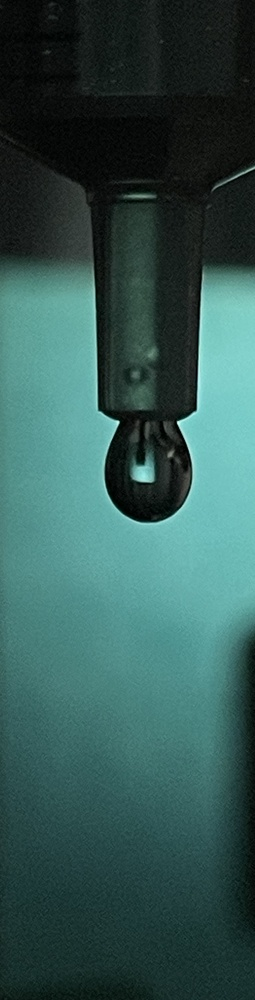
#> input picture pendant-drop/1.jpg, 255 x 1000 px, shrunk from 1030 x 4032 before the run
$ jupyter execute '液滴轮廓检测.ipynb'
#> lines starting #> are read from the running program, lines starting #| are printed output that depends on the picture; after the words box and inside, x2 and y2 are one past the last pixel; in counts of white or black regions, pixels touching at a corner belong together; long printed decimals are rounded
[cell 1]
import cv2
import numpy as np
import matplotlib.pyplot as plt
from pathlib import Path
from utils import *

# 通过凹缺陷检测的方法找到液滴曲线的范围

[cell 2]
#读取原3通道图像，转换成灰度格式
img1_3ch=cv2.imread('1.jpg')
#> img1_3ch is the input picture: shape (1000, 255, 3); mean B, G, R 83.8, 87.6, 51.7
img1=cv2.cvtColor(img1_3ch,cv2.COLOR_BGR2GRAY)
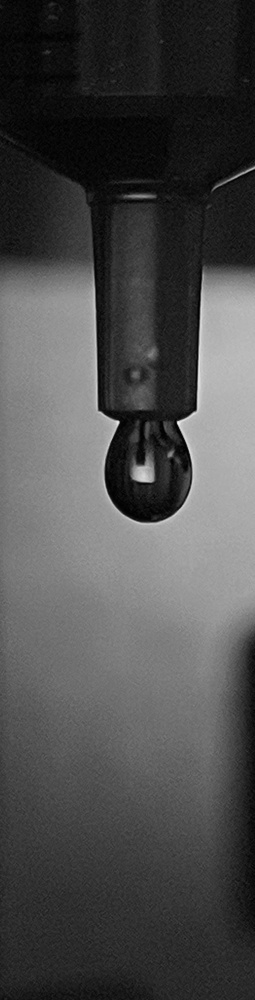
#> img1: shape (1000, 255); min 0, max 242, mean 76.4
print('image size: ',img1.shape)
#| image size:  (1000, 255)

[cell 3]
plt.imshow(img1,cmap='gray')
plt.axis('off')
plt.show()

[cell 4]
# 高斯模糊，并用Canny找轮廓
bl=cv2.GaussianBlur(img1,(9,9),4)
ca=cv2.Canny(bl,50,60)
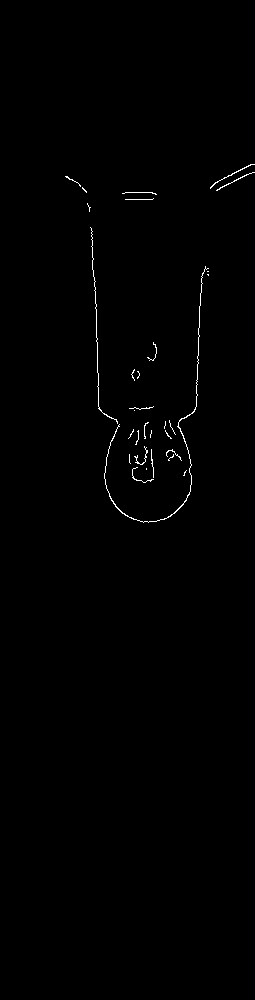
#> ca: shape (1000, 255); 0.49% white in thin lines or dots, all inside (x1, y1, x2, y2) = (65, 164, 255, 523)
threshed=cv2.dilate(ca,(15,15),iterations=5)
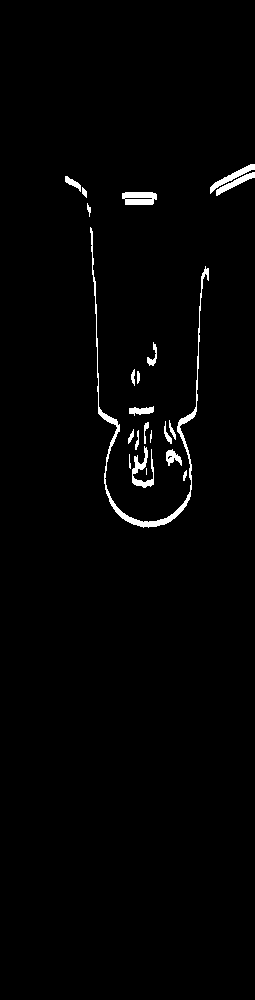
#> threshed: shape (1000, 255); 1.5% white; 22 white regions (2 under 20 px)
plt.imshow(threshed,cmap='gray')
plt.show()

[cell 5]
# 用findContour读取连续轮廓坐标，并找到最长的那一条
cnts,hier=cv2.findContours(threshed,cv2.RETR_EXTERNAL,cv2.CHAIN_APPROX_SIMPLE)
#> cnts = 22 contours, 6 with area under 20; largest, box (x1, y1, x2, y2) and area: (90, 227, 209, 528) 1044, (122, 192, 157, 205) 368, (132, 446, 154, 488) 256, (210, 164, 255, 194) 240, (216, 172, 255, 196) 204
denoised=threshed.copy()
lengths=np.zeros(len(cnts))
#> lengths = 22 values from 0 to 0
for t,c in enumerate(cnts):
    lengths[t]=cv2.arcLength(c,False)
#> this loop made 22 passes
#> c on passes 2, 19: [[146, 468], [146, 474]], [[82, 187], [82, 193], [86, 197], [86, 191]]
#> after the loop, lengths = 22 values, max 1331.8 at index 15, min 6 at index 1, mean 110
Curve=cnts[np.argmax(lengths)]
#> Curve = contour of 393 points, box (x1, y1, x2, y2) (90, 227, 209, 528), area 1044

[cell 6]
# 展示查找结果
img_contour=img1_3ch.copy()
img_contour=cv2.drawContours(img_contour,[Curve],-1,(0,255,0),4)
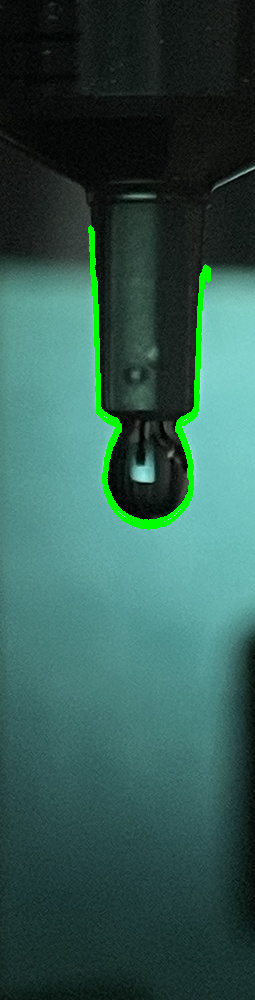
#> img_contour: shape (1000, 255, 3); 1.6% of pixels changed, all inside (x1, y1, x2, y2) = (88, 225, 211, 530)

b,g,r=cv2.split(img_contour)
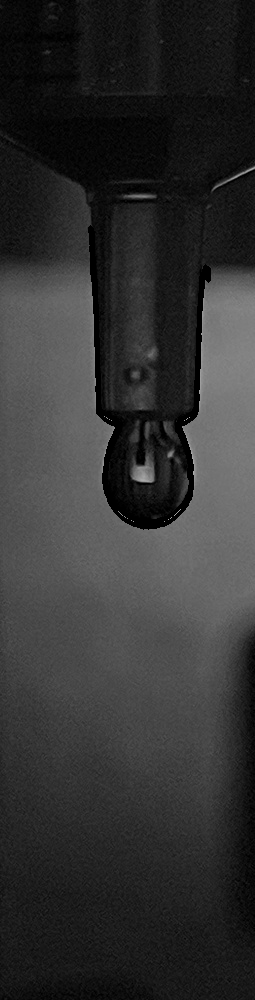
#> r: shape (1000, 255); min 0, max 172, mean 50.5
img_contour=cv2.merge([r,g,b])

fig=plt.figure(figsize=(8,6))
plt.imshow(img_contour)
plt.axis('off')
plt.savefig('./CurveDetected')
plt.show()

[cell 7]
#原图像分辨率较高，得到的轮廓点过于密集，为节省计算资源，做down-sampling
original_length=len(Curve)
#> original_length = 393
choice=np.linspace(0,original_length,
                   1000 if original_length>1000 else original_length,
                   endpoint=False,dtype=np.int32)
#> choice = 393 values from 0 to 392


print('Down-sampling 之前的曲线点数：',len(Curve))
#| Down-sampling 之前的曲线点数： 393
Curve=Curve[choice]
print('Down-sampling 之后的曲线点数：',len(Curve))
#| Down-sampling 之后的曲线点数： 393

[cell 8]
#contour的坐标纵轴以下方为正，所以其中纵坐标最大的点就是液滴的底点

#contour的储存顺序为逆时针，所以在数组中，底点之后的一些点为右半轮廓，底点之前的一些点为左半轮廓

#PointsNUM=int(Curve.shape[0]*0.4)
tip_index=np.argmax(Curve[::,0,1])
#> tip_index = 99
print('液滴底点index：',tip_index)
#| 液滴底点index： 99

#为凹缺陷检测制作凸包
hull_points=cv2.convexHull(Curve,returnPoints=True)
#> hull_points = contour of 27 points, box (x1, y1, x2, y2) (90, 227, 209, 528), area 27652
hull_indices=cv2.convexHull(Curve,returnPoints=False)
#> hull_indices = 27 values, max 203 at index 0, min 0 at index 26, mean 96.07
hull_indices[::-1].sort(axis=0)

[cell 9]
convexDefects=cv2.convexityDefects(Curve,hull_indices)
#> convexDefects = 23 rows, first 6: [203, 0, 298, 67174], [1, 22, 15, 611], [22, 24, 23, 244], [24, 64, 37, 4540], [64, 66, 65, 210], [66, 68, 67, 186]
convexDef_length=convexDefects[::,0,1]-convexDefects[::,0,0]
#> convexDef_length = 23 values, max 71 at index 21, min -203 at index 0, mean -0.174
# (convexDef_indices,)=np.where(convexDef_length>50)
convexDef_indices=np.argsort(convexDef_length)[-3:-1]
#> convexDef_indices = [1, 3]

convexDef_length
#> Out has the same summary as convexDef_length

[cell 10]
# 取出左右分界点。这里算法我没完善好，得人工判断。
# 上面cell的输出，较大的接近的两个值即是两个分界点
# 把人工选出的两个位置输入在这
a=2 # 第二个
b=-2 # 倒数第三个

a = min(a, convexDefects.shape[0] - 1)
#> a = 2
b = min(b, convexDefects.shape[0] - 1)
#> b = -2
left_index,right_index=convexDefects[[a,b],0,2]
#> left_index = 23; right_index = 156

print('左分界点的index: ',left_index)
#| 左分界点的index:  23
print('右分界点的index: ',right_index)
#| 右分界点的index:  156

[cell 11]
# 展示分割结果
img_contour=img1_3ch.copy()
img_contour=cv2.drawContours(img_contour,[Curve],-1,(0,255,0),25)
img_contour=cv2.drawContours(img_contour,[hull_points],-1,(255,40,85),25)
img_contour=cv2.circle(img_contour,Curve[left_index].squeeze(),20,color=(0,80,255),thickness=-1)
img_contour=cv2.circle(img_contour,Curve[right_index].squeeze(),20,color=(0,80,255),thickness=-1)
b,g,r=cv2.split(img_contour)
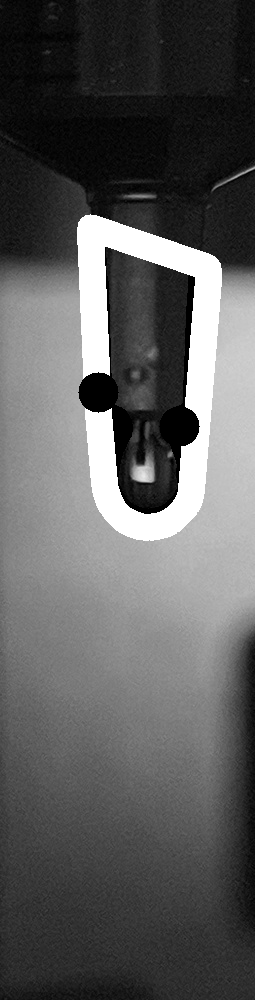
#> b: shape (1000, 255); min 0, max 255, mean 93
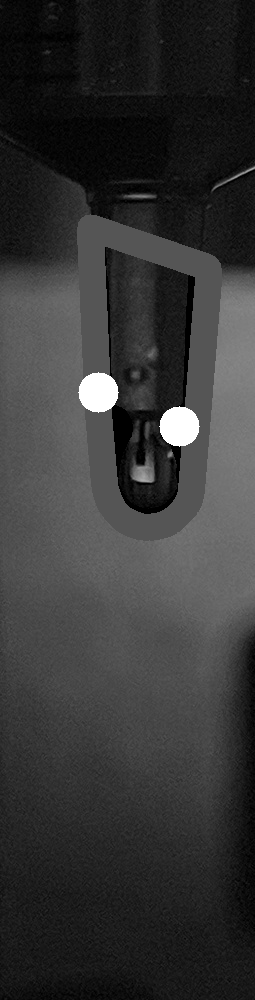
#> r: shape (1000, 255); min 0, max 255, mean 54.3
img_contour=cv2.merge([r,g,b])

fig=plt.figure(figsize=(8,6))
#plt.suptitle('Convex hull and the original curve')
plt.axis('off')
fig.savefig('./ConvexHull_1.jpg')
plt.imshow(img_contour)
plt.show()

[cell 12]
#截取轮廓中属于液滴轮廓的部分
l,r=sorted([left_index,right_index])
#> l = 23; r = 156
PendantCurve=Curve[l:r+1]
#> PendantCurve = contour of 134 points, box (x1, y1, x2, y2) (98, 392, 192, 528), area 8698

#计算左分界点与右分界点之间的距离，即可得到毛细管直径
diameter=np.sum(np.square(PendantCurve[0,0,::]-PendantCurve[-1,0,::]))
#> diameter = 7717
diameter=np.sqrt(diameter)
#> diameter = 87.85
print('毛细管直径为：',diameter,'个像素')
#| 毛细管直径为： 87.846 个像素

[cell 13]
img_contour=img1_3ch.copy()
img_contour=cv2.drawContours(img_contour,[PendantCurve],-1,(0,255,0),10)
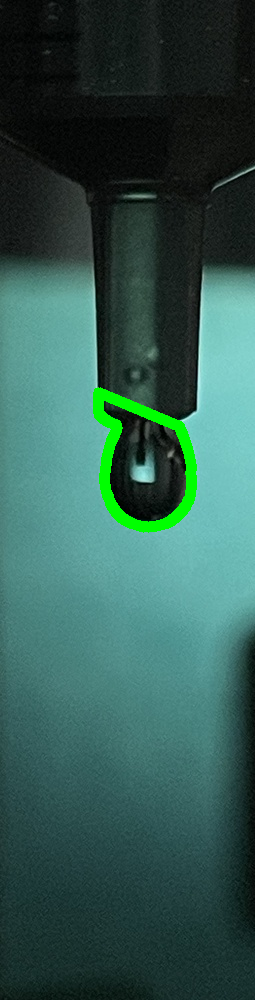
#> img_contour: shape (1000, 255, 3); 1.69% of pixels changed, all inside (x1, y1, x2, y2) = (93, 387, 197, 533)
b,g,r=cv2.split(img_contour)
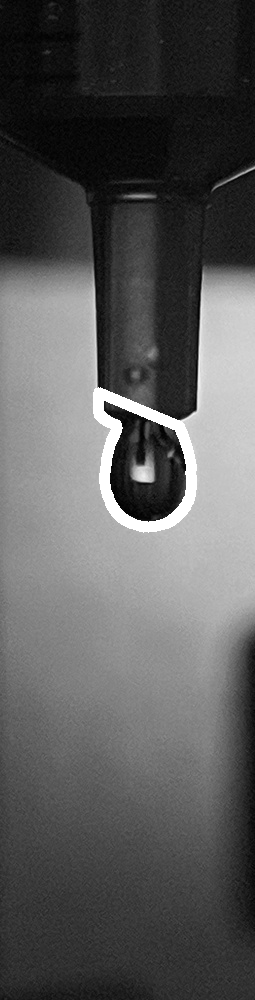
#> g: shape (1000, 255); min 1, max 255, mean 90
img_contour=cv2.merge([r,g,b])

fig=plt.figure(figsize=(8,6))
#plt.suptitle('The detected silhouette of pendant')
plt.imshow(img_contour)
plt.axis('off')
fig.savefig('./DetectedCurve')
plt.show()

[cell 14]
#以液滴底点作为（0，0）,并做上下翻转
PendantCurve_numerical=(PendantCurve-PendantCurve[tip_index-left_index]).reshape(-1,2)
#> PendantCurve_numerical = 134 pairs, first value -45 to 48, second value -135 to 0
PendantCurve_numerical=-np.array(PendantCurve_numerical,dtype=np.float32)
#> PendantCurve_numerical = 134 pairs, first value -48 to 45, second value 0 to 135

print(PendantCurve_numerical.shape)
#| (134, 2)

[cell 15]
#最终得到的轮廓点
from matplotlib import rcParams
fig=plt.figure(figsize=(8,6))
rcParams['font.size']=10
r,z=PendantCurve_numerical.T
#> r = 134 values, max 45 at index 0, min -48 at index 104, mean 1.16; z = 134 values, max 135 at index 0, min 0 at index 76, mean 52.51
r = r[z<=500]
z = z[z<=500]
plt.scatter(r,z,s=2.0)
plt.axis('equal')
plt.xlabel(r'$x$')
plt.ylabel(r'$y$')
fig.savefig('./FinalCurve.jpg')
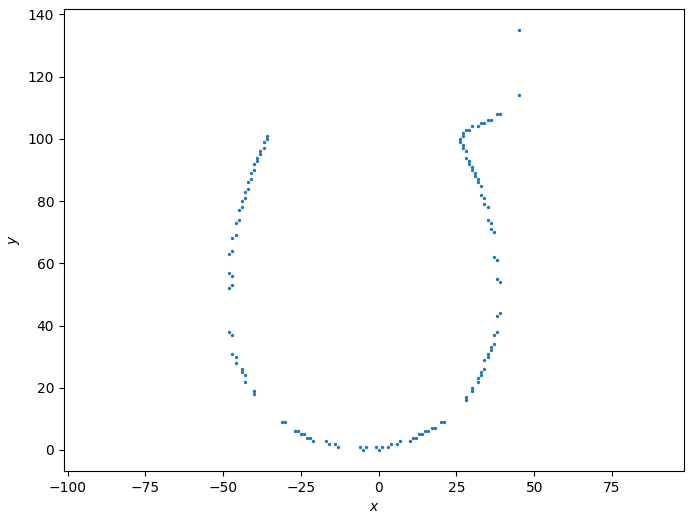
#> figure drawn by matplotlib, 1 panel
plt.show()

[cell 16]
curve_data = np.hstack((r.reshape(-1,1), z.reshape(-1,1)))
#> curve_data has the same summary as PendantCurve_numerical
np.save('curve_data.npy', curve_data)
